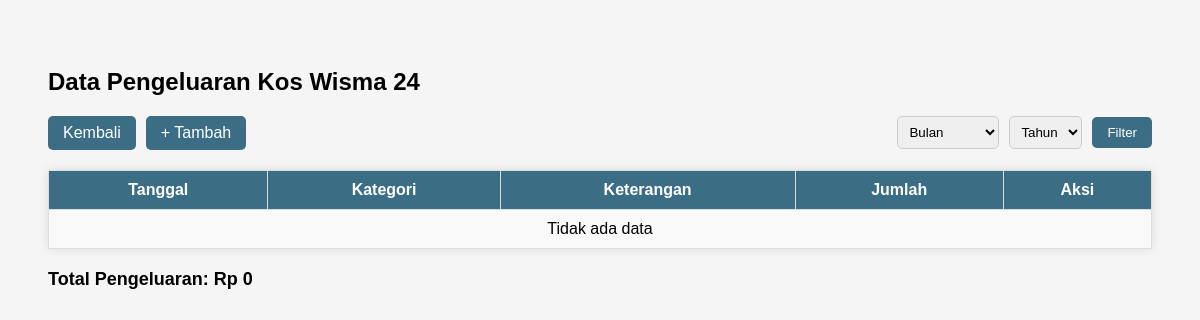
The page /pengeluaran/ (signed in) on the database as committed earlier.
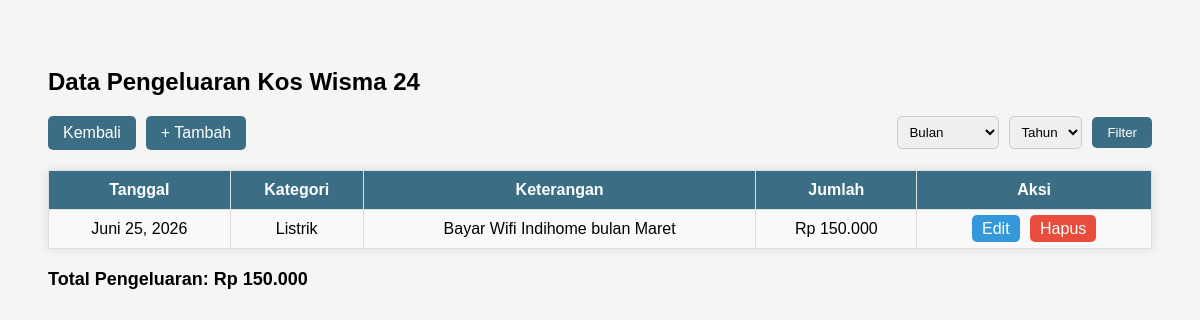
The same page on the database as committed later.
### kos/models.py (models this page shows, shortened)
class Pengeluaran(models.Model):
    KATEGORI_CHOICES = [
        ('Listrik', 'Listrik'),
        ('Wifi', 'Wifi'),
        ('Air', 'Air'),
        ('Perawatan', 'Perawatan'),
        ('Lainnya', 'Lainnya'),
    ]
    tanggal = models.DateField()
    kategori = models.CharField(max_length=50, choices=KATEGORI_CHOICES, default='Lainnya')
    keterangan = models.CharField(max_length=200)
    jumlah = models.IntegerField()

### kos/views.py (the view)
# urls.py: path('pengeluaran/', views.daftar_pengeluaran, name='pengeluaran'),
@login_required
def daftar_pengeluaran(request):
    bulan = request.GET.get('bulan')
    tahun = request.GET.get('tahun')
    pengeluaran = Pengeluaran.objects.all().order_by('-tanggal')
    if bulan:
        pengeluaran = pengeluaran.filter(tanggal__month=int(bulan))
    if tahun:
        pengeluaran = pengeluaran.filter(tanggal__year=int(tahun))
    total_pengeluaran = pengeluaran.aggregate(
        total=Sum('jumlah')
    )['total'] or 0
    tahun_list = Pengeluaran.objects.dates('tanggal', 'year')
    context = {
        'pengeluaran': pengeluaran,
        'total_pengeluaran': total_pengeluaran,
        'bulan': bulan,
        'tahun': tahun,
        'tahun_list': tahun_list,
    }
    return render(request, 'kos/pengeluaran.html', context)

### kos/templates/kos/pengeluaran.html (shortened to what this page needs)
{% load humanize %}
<!DOCTYPE html>
<html>
<head>
</head>
<body>
<h2>Data Pengeluaran Kos Wisma 24</h2>
<div class="header">
    <div class="nav-btn">
        <a href="/dashboard/" class="btn btn-dashboard">Kembali</a>
        <a href="/tambah-pengeluaran/" class="btn">+ Tambah</a>
    </div>
    <form method="GET" class="filter-form">
        <select name="bulan">
            <option value="">Bulan</option>
        </select>
        <select name="tahun">
            <option value="">Tahun</option>
        </select>
        <button type="submit" class="btn">Filter</button>
    </form>
</div>
<table>
<tr>
<th>Tanggal</th>
<th>Kategori</th>
<th>Keterangan</th>
<th>Jumlah</th>
<th>Aksi</th>
</tr>
{% for p in pengeluaran %}
<tr>
<td>{{ p.tanggal }}</td>
<td>{{ p.kategori }}</td>
<td>{{ p.keterangan }}</td>
<td>Rp {{ p.jumlah|intcomma }}</td>
<td class="action">
<a href="/edit-pengeluaran/{{p.id}}" class="edit">Edit</a>
<a href="/hapus-pengeluaran/{{p.id}}" class="hapus"
onclick="return confirm('Yakin hapus?')">Hapus</a>
</td>
</tr>
{% empty %}
<tr>
<td colspan="5">Tidak ada data</td>
</tr>
{% endfor %}
</table>
<div class="total">
Total Pengeluaran: Rp {{ total_pengeluaran|intcomma }}
</div>
</body>
</html>

Rows that differ between the two databases and show on the page:
added Pengeluaran: tanggal "Juni 25, 2026", kategori "Listrik", keterangan "Bayar Wifi Indihome bulan Maret", jumlah "150.000"
Other text that changed with them:
{{ total_pengeluaran|intcomma }}: "0" → "150.000"
text no longer shown: "Tidak ada data"
